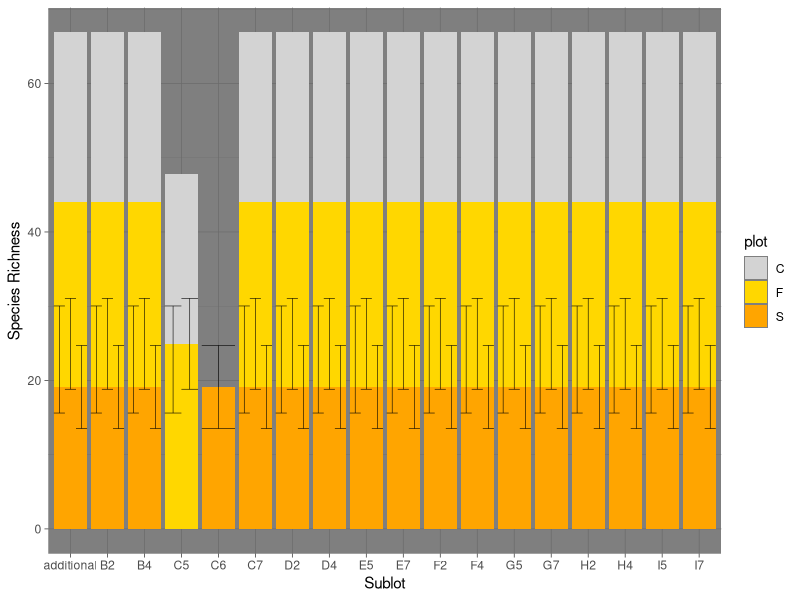

Recreate this plot in R.
## ---- chunk 1
knitr::opts_knit$set(root.dir = '~/UNCG_DataWrangling')
## ---- chunk 2
library(tidyverse)
theme_set(theme_dark())
## ---- chunk 3
tempest <- read.csv("TEMPEST_SERC_understory sppcomp_2021.csv")

## ---- chunk 4

temp_species <- tempest %>% 
  select(species, cover) %>% 
  distinct(.keep_all = TRUE) %>%
  mutate(species = ifelse(species=="canopy tree basal cover", NA, ifelse(species==
         "infrastructure cover",NA, ifelse(species=="bare ground", NA, species))))%>%
  filter(!is.na(species))
## ---- chunk 5
temp_treatment <- tempest %>% 
  mutate(replicate = paste(plot, subplot, sep="_")) %>%
  mutate(treatment = ifelse(plot %in% "C", "Control",plot)) %>% 
  mutate(treatment = ifelse(plot %in% "F", "Freshwater inundation",treatment)) %>% 
  mutate(treatment = ifelse(plot %in% "S", "Saltwater inundation", treatment)) %>% 
  select(-c("project_name", "sampler","notes","species","plot","subplot")) 

## ---- chunk 6

plant_cover <- tempest %>% 
  mutate(species = ifelse(species=="canopy tree basal cover", NA, ifelse(species==
         "infrastructure cover",NA, ifelse(species=="bare ground", NA, species))))%>%
  filter(!is.na(species))
## ---- chunk 7
cover_combine <- plant_cover%>%
  group_by(subplot)%>%
  summarise(plantcover_total=sum(cover))%>%
  mutate(subplot = ifelse(subplot=="additional", NA, subplot)) %>% 
  filter(!is.na(subplot))%>%
  ungroup()
## ---- chunk 8
tempest <- merge(x=tempest, y=cover_combine, by="subplot", all.x=T) %>% 
  mutate(.data=tempest, plantcover_percent = 100*(cover/plantcover_total))

## ---- chunk 9

subplot_rich <- tempest %>%
  group_by(subplot,plot) %>% 
  distinct(across(contains("species")),(.keep_all = TRUE)) %>% 
  summarise(species_richness = length(species)) %>% 
  ungroup()%>%
  group_by(plot)%>%
  mutate(across(.col="species_richness",.fns=list(mean=mean,sd=sd),na.rm=TRUE))%>%
  mutate(richness_se=1.96*species_richness_sd)%>%
  ungroup()

## ---- chunk 10
plot_rich <- tempest %>%
  group_by(plot) %>% 
  distinct(across(contains("species")),(.keep_all = TRUE)) %>% 
  summarise(species_richness = length(species)) %>% 
  ungroup()

## ---- chunk 11

ggplot(data=subplot_rich, aes(x=subplot, y=species_richness_mean, fill=plot))+
  geom_bar(stat="identity")+
  scale_fill_manual(values=c("lightgrey", "gold", "orange"))+
  xlab("Sublot")+
  ylab("Species Richness")+
  geom_errorbar(aes(ymin=species_richness_mean-species_richness_sd, 
                    ymax=species_richness_mean+species_richness_sd), 
                    position=position_dodge(), linewidth=.2, size=1)
